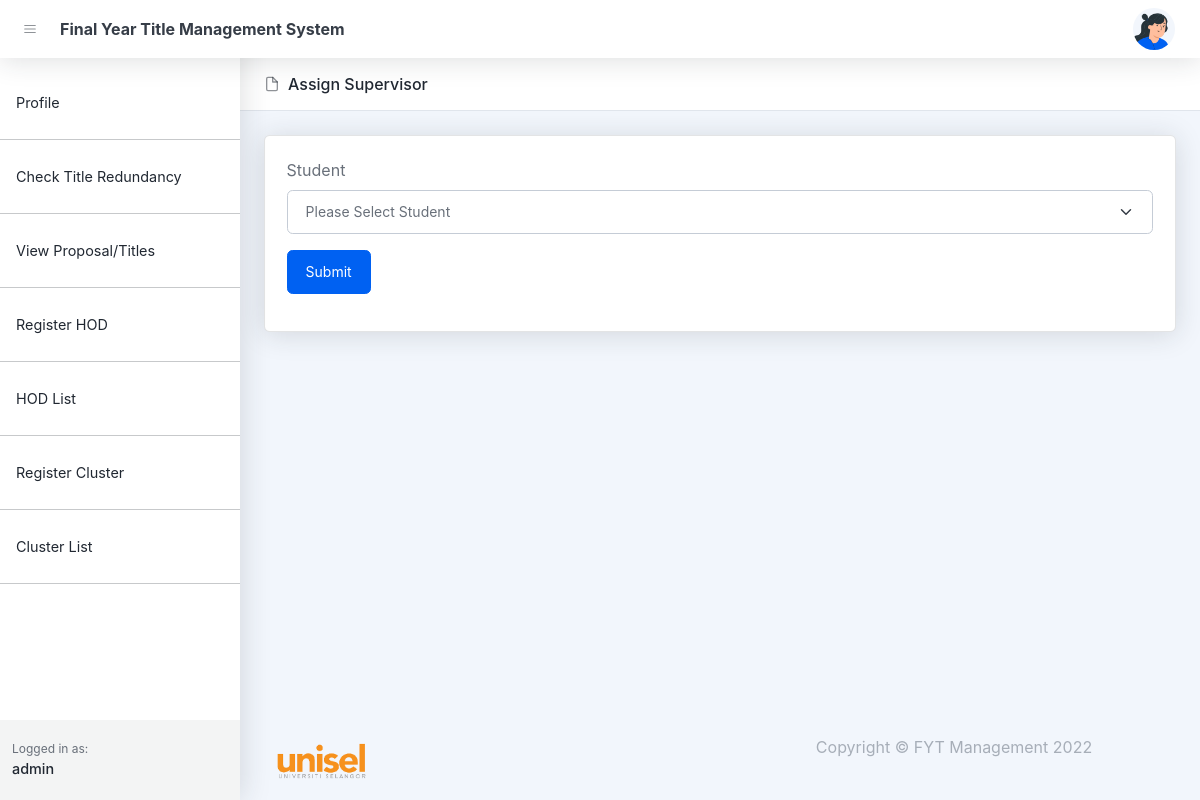
Before: /assign_supervisor_student.php?supervisor_id=7 (signed in) with the older database file.
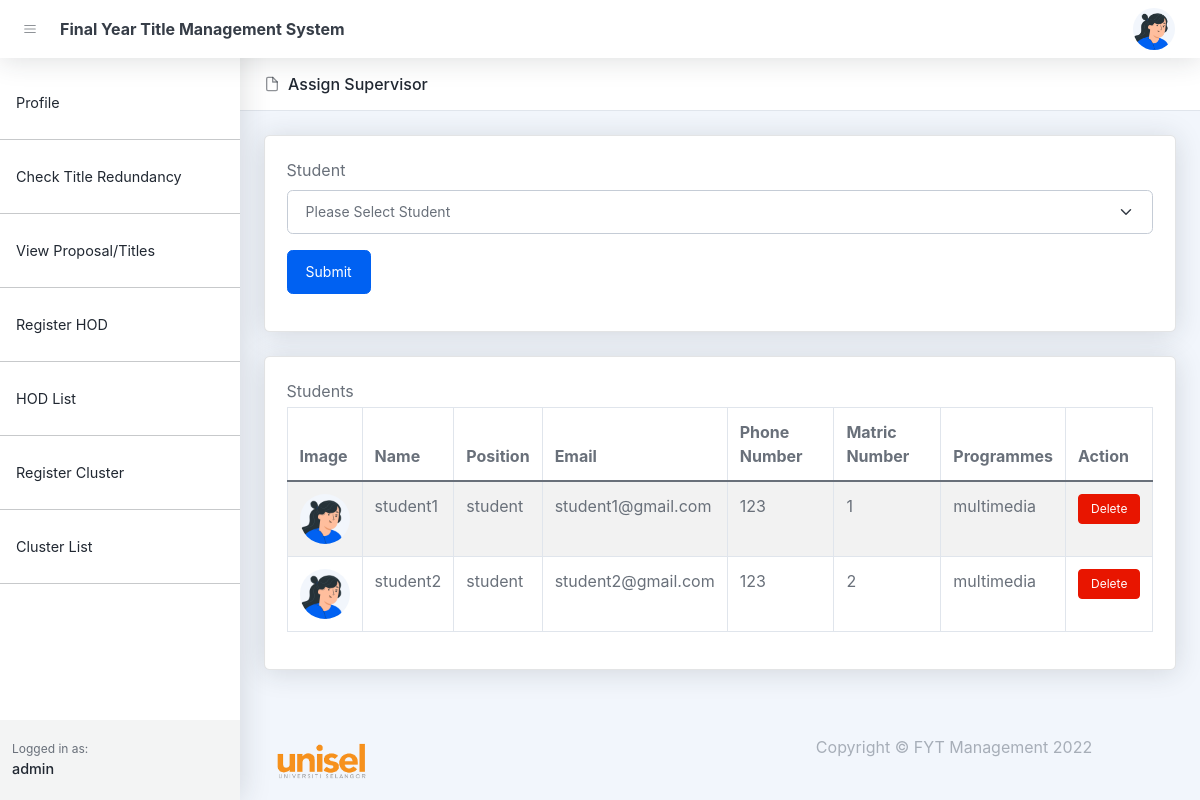
After: the same page with the newer database file.
### tables this page shows
CREATE TABLE `students` (
  `id` bigint(20) UNSIGNED NOT NULL,
  `user_id` bigint(20) NOT NULL,
  `matric_number` varchar(255) DEFAULT NULL,
  `programmes` varchar(255) DEFAULT NULL,
  `supervisor_id` bigint(20) DEFAULT NULL,
  `status` varchar(255) DEFAULT NULL,
  `created_at` timestamp NULL DEFAULT NULL,
  `updated_at` timestamp NULL DEFAULT NULL
);

CREATE TABLE `users` (
  `id` bigint(20) UNSIGNED NOT NULL,
  `name` varchar(255) NOT NULL,
  `email` varchar(255) DEFAULT NULL,
  `handphone` varchar(255) DEFAULT NULL,
  `roles` varchar(255) DEFAULT NULL,
  `password` varchar(255) DEFAULT NULL,
  `image` text DEFAULT NULL,
  `created_at` timestamp NULL DEFAULT NULL,
  `updated_at` timestamp NULL DEFAULT NULL
);

### assign_supervisor_student.php (the view, shortened to what the changed rows need)
<!DOCTYPE html>
<html lang="en">
    <head>
       <?php include('layout_admin/header.php')?>
    </head>
    <body class="nav-fixed">
        <div id="layoutSidenav">
            <div id="layoutSidenav_content">
                <main>
                    <header class="page-header page-header-compact page-header-light border-bottom bg-white mb-4">
                        <div class="container-xl px-4">
                            <div class="page-header-content">
                                <div class="row align-items-center justify-content-between pt-3">
                                    <div class="col-auto mb-3">
                                        <h1 class="page-header-title">
                                            <div class="page-header-icon"><i data-feather="file"></i></div>
                                            Assign Supervisor
                                        </h1>
                                    </div>
                                </div>
                            </div>
                        </div>
                    </header>
                    <?php
                        $conn = setDbConnection();
                    ?>
                    <?php
                        $students = null;
                        $sql = "select students.*, users.name, users.image, users.handphone, users.email, users.roles from students left join users on users.id = students.user_id where students.supervisor_id='{$_REQUEST['supervisor_id']}'";
                        $result = $conn->query($sql);
                        if ($result->num_rows > 0) {
                            while ($row = $result->fetch_assoc()) {
                                $students[] = $row;
                            }
                        }
                        if($students != null){ ?>
                            <div class="container-xl px-4">
                                <div class="card mb-4">
                                    <div class="card-body">
                                        <div class="mb-3">
                                            <label class="mb-1">Students</label>
                                            <table class="table table-bordered table-striped table-hover">
                                                <thead>
                                                    <tr>
                                                        <th>Image</th>
                                                        <th>Name</th>
                                                        <th>Position</th>
                                                        <th>Email</th>
                                                        <th>Phone Number</th>
                                                        <th>Matric Number</th>
                                                        <th>Programmes</th>
                                                        <th>Action</th>
                                                    </tr>
                                                </thead>
                                                <tbody>
                                                    <?php
                                                        foreach ($students as $key => $value) {
                                                            $image = null;
                                                            if(isset($value['image'])){
                                                                $image = '<img class="user-img" src="/fyp/assets/profile/'.$value['image'].'">';
                                                            }else{
                                                                $image = '<img class="user-img" src="/fyp/assets/img/illustrations/profiles/profile-1.png">';
                                                            }
                                                            echo '
                                                                <tr>
                                                                    <td>'.$image.'</td>
                                                                    <td>'.$value['name'].'</td>
                                                                    <td>'.$value['roles'].'</td>
                                                                    <td>'.$value['email'].'</td>
                                                                    <td>'.$value['handphone'].'</td>
                                                                    <td>'.$value['matric_number'].'</td>
                                                                    <td>'.$value['programmes'].'</td>
                                                                    <td class="">
                                                                        <a class="btn btn-sm btn-danger" href="controllers/cluster/deleteStudent.php?student_id='.$value['id'].'&supervisor_id='.$_REQUEST['supervisor_id'].'">Delete</a>
                                                                    </td>
                                                                </tr>
                                                            ';
                                                        }
                                                    ?>
                                                </tbody>
                                            </table>
                                        </div>
                                    </div>
                                </div>
                            </div>
                        <?php } ?>
                </main>
            </div>
        </div>
    </body>
</html>

Changed rows visible on the page:
now on this page (row edited): students: users.name "student1", users.roles "student", users.email "student1@gmail.com", users.handphone "123", matric_number "1", programmes "multimedia"
now on this page (row edited): students: users.name "student2", users.roles "student", users.email "student2@gmail.com", users.handphone "123", matric_number "2", programmes "multimedia"
Other visible differences:
text now shown: "Students Image Name Position Email Phone Number Matric Number Programmes Action"
